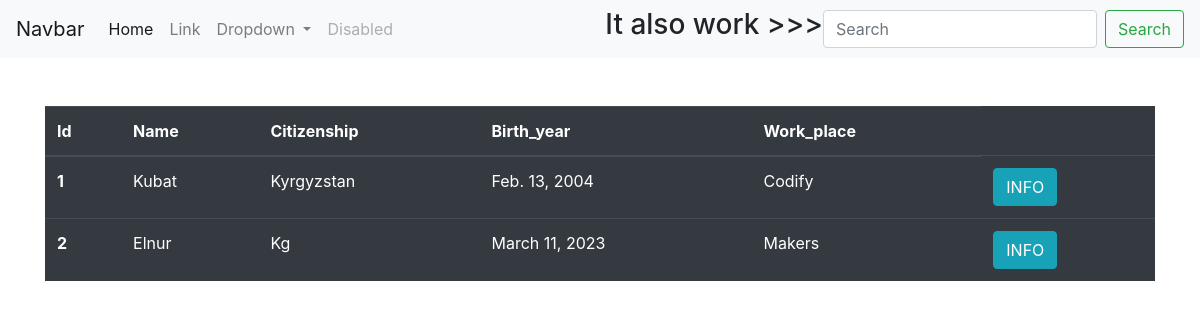
The page /credit/ on the database its author committed.
### credit/models.py (models this page shows, shortened)
class Client(models.Model):
    name = models.CharField(max_length=20)
    citizenship = models.CharField(max_length=20)
    birth_year = models.DateField()
    work_place = models.CharField(max_length=30)

### credit/views.py (the view, shortened to what this page needs)
# urls.py: path("", views.IndexView.as_view(), name="index"),
class IndexView(generic.ListView):
    model = models.Client
    template_name = "client.html"
    context_object_name = "clients"
    def get_queryset(self):
        return self.model.objects.all()

### credit/templates/client.html (shortened to what this page needs)
{% extends "base.html" %}
{% block content %}
<nav class="navbar navbar-expand-lg navbar-light bg-light">
  <a class="navbar-brand" href="#">Navbar</a>
  <div class="collapse navbar-collapse" id="navbarSupportedContent">
    <ul class="navbar-nav mr-auto">
      <li class="nav-item active">
        <a class="nav-link" href="#">Home <span class="sr-only">(current)</span></a>
      </li>
      <li class="nav-item">
        <a class="nav-link" href="#">Link</a>
      </li>
      <li class="nav-item dropdown">
        <a class="nav-link dropdown-toggle" href="#" role="button" data-toggle="dropdown" aria-expanded="false">
          Dropdown
        </a>
      </li>
      <li class="nav-item">
        <a class="nav-link disabled">Disabled</a>
      </li>
    </ul>
    <h3>It also work >>> </h3>
    <form class="form-inline my-2 my-lg-0" method="post">
      <input class="form-control mr-sm-2" type="search" placeholder="Search" aria-label="Search" name="client">
      <button class="btn btn-outline-success my-2 my-sm-0" type="submit">Search</button>
    </form>
  </div>
</nav>
<div class="container">
  <table class="table table-hover table-dark mt-5">
    <thead>
      <tr>
        <th scope="col">Id</th>
        <th scope="col">Name</th>
        <th scope="col">Citizenship</th>
        <th scope="col">Birth_year</th>
        <th scope="col">Work_place</th>
      </tr>
    </thead>
    <tbody>
      {% if clients %}
        {% for client in clients %}
          <tr>
            <th scope="row">{{ client.id }}</th>
            <td>{{ client.name }}</td>
            <td>{{ client.citizenship }}</td>
            <td>{{ client.birth_year }}</td>
            <td>{{ client.work_place }}</td>
            <td>
              <a href="{% url 'detail' client.id %}" class="btn btn-info">INFO</a>
            </td>
          </tr>
        {% endfor %}
      {% else %}
        <tr>
          <td>No any clients</td>
        </tr>
      {% endif %}
    </tbody>
  </table>
</div>
{% endblock content %}

### rows shown on the page
Client: id "1", name "Kubat", citizenship "Kyrgyzstan", birth_year "Feb. 13, 2004", work_place "Codify"
Client: id "2", name "Elnur", citizenship "Kg", birth_year "March 11, 2023", work_place "Makers"
